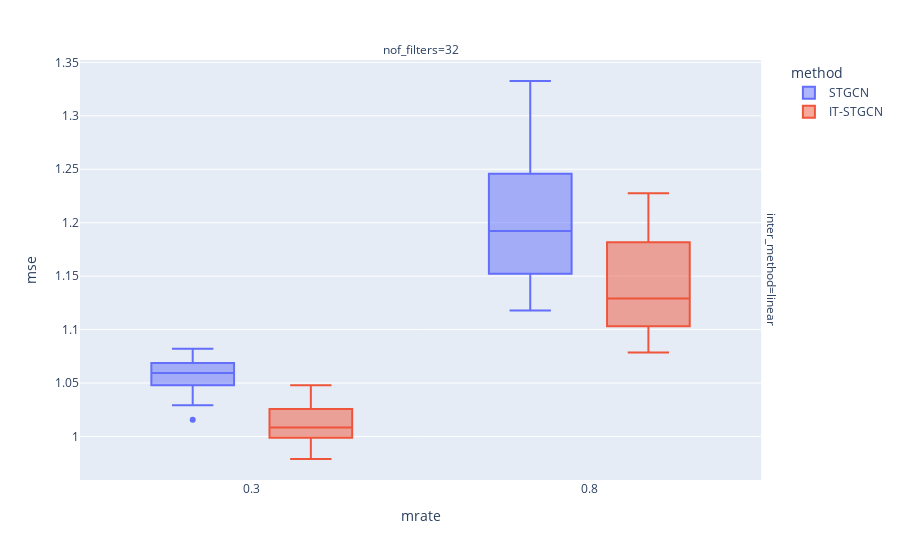

The cell this chart's notebook holds for it:
### Markdown cell above
## Random

### Code cell
data.query("method!='GNAR' and mtype =='rand'").plot.box(backend='plotly',x='mrate',color='method',y='mse',facet_col='nof_filters',facet_row='inter_method',height=800)

### Figure 1 — Plotly figure (JSON) as saved in the notebook; plotly's stock layout.template omitted (floating-point values rounded to 4 significant figures)
{"data": [{"alignmentgroup": "True", "hovertemplate": "method=STGCN<br>inter_method=linear<br>nof_filters=32<br>mrate=%{x}<br>mse=%{y}<extra></extra>", "legendgroup": "STGCN", "marker": {"color": "#636efa"}, "name": "STGCN", "notched": false, "offsetgroup": "STGCN", "orientation": "v", "showlegend": true, "type": "box", "x": [0.3, 0.8, 0.3, 0.8, 0.3, 0.8, 0.3, 0.8, 0.3, 0.8, 0.3, 0.8, 0.3, 0.8, 0.3, 0.8, 0.3, 0.8, 0.3, 0.8, 0.3, 0.8, 0.3, 0.8, 0.3, 0.8, 0.3, 0.8, 0.3, 0.8, 0.3, 0.8, 0.3, 0.8, 0.3, 0.8, 0.3, 0.8, 0.3, 0.8, 0.3, 0.8, 0.3, 0.8, 0.3, 0.8, 0.3, 0.8, 0.3, 0.8, 0.3, 0.8, 0.3, 0.8, 0.3, 0.8, 0.3, 0.8, 0.3, 0.8], "x0": " ", "xaxis": "x", "y": [1.062, 1.241, 1.043, 1.333, 1.055, 1.2, 1.059, 1.179, 1.052, 1.246, 1.082, 1.267, 1.047, 1.307, 1.069, 1.226, 1.062, 1.286, 1.078, 1.124, 1.06, 1.138, 1.071, 1.138, 1.063, 1.27, 1.06, 1.163, 1.047, 1.176, 1.054, 1.227, 1.048, 1.223, 1.045, 1.171, 1.071, 1.152, 1.065, 1.14, 1.046, 1.32, 1.057, 1.138, 1.07, 1.158, 1.055, 1.248, 1.076, 1.208, 1.078, 1.184, 1.016, 1.154, 1.029, 1.152, 1.065, 1.205, 1.049, 1.118], "y0": " ", "yaxis": "y"}, {"alignmentgroup": "True", "hovertemplate": "method=IT-STGCN<br>inter_method=linear<br>nof_filters=32<br>mrate=%{x}<br>mse=%{y}<extra></extra>", "legendgroup": "IT-STGCN", "marker": {"color": "#EF553B"}, "name": "IT-STGCN", "notched": false, "offsetgroup": "IT-STGCN", "orientation": "v", "showlegend": true, "type": "box", "x": [0.3, 0.8, 0.3, 0.8, 0.3, 0.8, 0.3, 0.8, 0.3, 0.8, 0.3, 0.8, 0.3, 0.8, 0.3, 0.8, 0.3, 0.8, 0.3, 0.8, 0.3, 0.8, 0.3, 0.8, 0.3, 0.8, 0.3, 0.8, 0.3, 0.8, 0.3, 0.8, 0.3, 0.8, 0.3, 0.8, 0.3, 0.8, 0.3, 0.8, 0.3, 0.8, 0.3, 0.8, 0.3, 0.8, 0.3, 0.8, 0.3, 0.8, 0.3, 0.8, 0.3, 0.8, 0.3, 0.8, 0.3, 0.8, 0.3, 0.8], "x0": " ", "xaxis": "x", "y": [0.994, 1.118, 1.015, 1.21, 1.007, 1.167, 0.9995, 1.184, 1.044, 1.182, 1.001, 1.169, 1.026, 1.19, 1.026, 1.123, 1.003, 1.095, 1.045, 1.141, 1.044, 1.158, 1.029, 1.128, 0.9979, 1.085, 1.015, 1.196, 0.9989, 1.079, 0.9933, 1.098, 0.9811, 1.099, 0.9789, 1.228, 1.019, 1.13, 1.006, 1.158, 1.016, 1.13, 1.009, 1.094, 0.9856, 1.12, 1.006, 1.103, 1.014, 1.185, 1.01, 1.119, 0.9889, 1.193, 1.038, 1.12, 1.048, 1.096, 1.003, 1.105], "y0": " ", "yaxis": "y"}], "layout": {"annotations": [{"font": {}, "showarrow": false, "text": "nof_filters=32", "x": 0.49, "xanchor": "center", "xref": "paper", "y": 1, "yanchor": "bottom", "yref": "paper"}, {"font": {}, "showarrow": false, "text": "inter_method=linear", "textangle": 90, "x": 0.98, "xanchor": "left", "xref": "paper", "y": 0.5, "yanchor": "middle", "yref": "paper"}], "autosize": true, "boxmode": "group", "legend": {"title": {"text": "method"}, "tracegroupgap": 0}, "margin": {"t": 60}, "xaxis": {"anchor": "y", "autorange": true, "domain": [0, 0.98], "range": [0.04814, 1.052], "title": {"text": "mrate"}, "type": "linear"}, "yaxis": {"anchor": "x", "autorange": true, "domain": [0, 1], "range": [0.9592, 1.352], "title": {"text": "mse"}, "type": "linear"}}}
